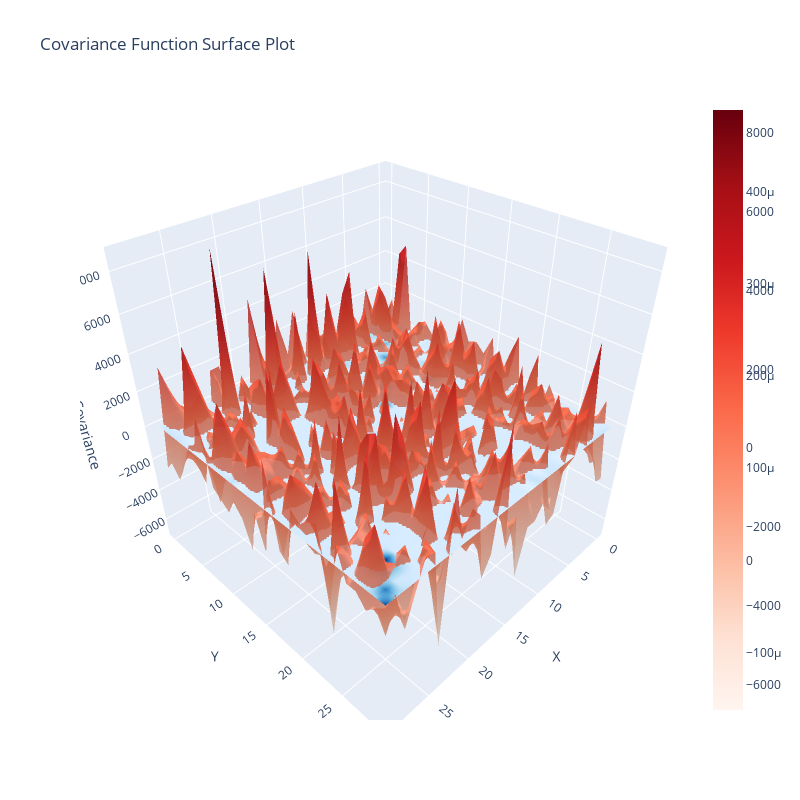
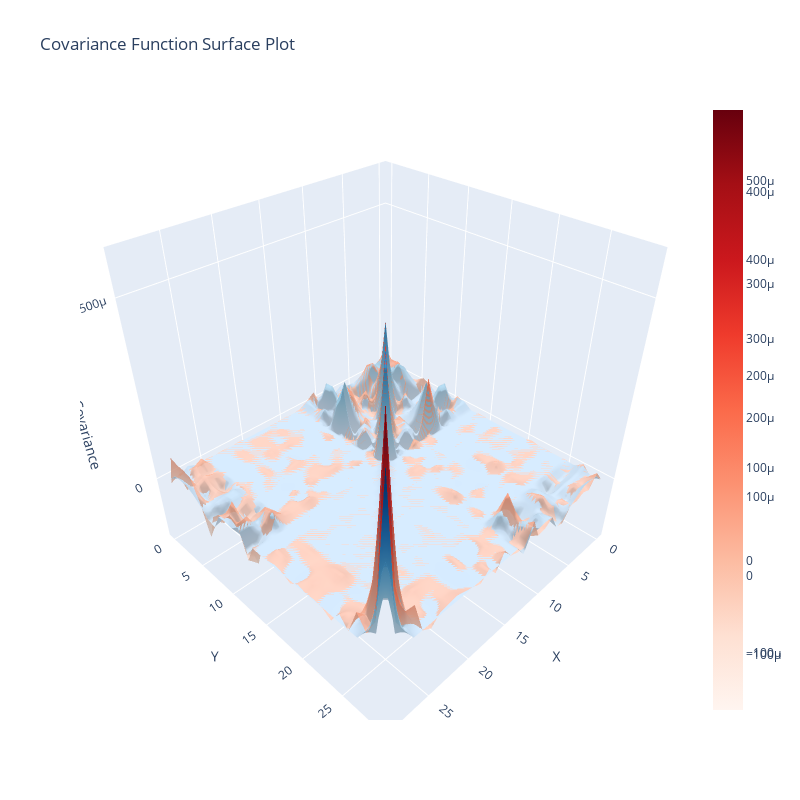

The cell these charts' notebook holds for them, in order:
### Code cell
from genrie.utils.visualization.plots import plot_covariance_surface

random_sample_id = np.random.randint(low=0, high=data.n_samples)
random_channel_id = np.random.randint(low=0, high=data.n_channels)
plot_covariance_surface(data.covmats[random_sample_id], ortho_covmats[random_sample_id])
plot_covariance_surface(data.covmats[random_sample_id], noise_covmats[random_sample_id])

### Figure 1 — Plotly figure (JSON) as saved in the notebook; plotly's stock layout.template omitted (floating-point values rounded to 4 significant figures; data arrays with more than 128 entries replaced by an {"elided": "..."} marker saying what was removed)
{"data": [{"colorscale": [[0.0, "rgb(247,251,255)"], [0.125, "rgb(222,235,247)"], [0.25, "rgb(198,219,239)"], [0.375, "rgb(158,202,225)"], [0.5, "rgb(107,174,214)"], [0.625, "rgb(66,146,198)"], [0.75, "rgb(33,113,181)"], [0.875, "rgb(8,81,156)"], [1.0, "rgb(8,48,107)"]], "name": "original covmat", "x": {"elided": "30x30 int values"}, "y": {"elided": "30x30 int values"}, "z": {"elided": "30x30 float values"}, "type": "surface"}, {"colorscale": [[0.0, "rgb(255,245,240)"], [0.125, "rgb(254,224,210)"], [0.25, "rgb(252,187,161)"], [0.375, "rgb(252,146,114)"], [0.5, "rgb(251,106,74)"], [0.625, "rgb(239,59,44)"], [0.75, "rgb(203,24,29)"], [0.875, "rgb(165,15,21)"], [1.0, "rgb(103,0,13)"]], "name": "synthetic covmat", "opacity": 0.8, "x": {"elided": "30x30 int values"}, "y": {"elided": "30x30 int values"}, "z": {"elided": "30x30 float values"}, "type": "surface"}], "layout": {"height": 800, "scene": {"xaxis": {"title": {"text": "X"}}, "yaxis": {"title": {"text": "Y"}}, "zaxis": {"title": {"text": "Covariance"}}}, "title": {"text": "Covariance Function Surface Plot"}, "width": 800}}

### Figure 2 — Plotly figure (JSON) as saved in the notebook; plotly's stock layout.template omitted (floating-point values rounded to 4 significant figures; data arrays with more than 128 entries replaced by an {"elided": "..."} marker saying what was removed)
{"data": [{"colorscale": [[0.0, "rgb(247,251,255)"], [0.125, "rgb(222,235,247)"], [0.25, "rgb(198,219,239)"], [0.375, "rgb(158,202,225)"], [0.5, "rgb(107,174,214)"], [0.625, "rgb(66,146,198)"], [0.75, "rgb(33,113,181)"], [0.875, "rgb(8,81,156)"], [1.0, "rgb(8,48,107)"]], "name": "original covmat", "x": {"elided": "30x30 int values"}, "y": {"elided": "30x30 int values"}, "z": {"elided": "30x30 float values"}, "type": "surface"}, {"colorscale": [[0.0, "rgb(255,245,240)"], [0.125, "rgb(254,224,210)"], [0.25, "rgb(252,187,161)"], [0.375, "rgb(252,146,114)"], [0.5, "rgb(251,106,74)"], [0.625, "rgb(239,59,44)"], [0.75, "rgb(203,24,29)"], [0.875, "rgb(165,15,21)"], [1.0, "rgb(103,0,13)"]], "name": "synthetic covmat", "opacity": 0.8, "x": {"elided": "30x30 int values"}, "y": {"elided": "30x30 int values"}, "z": {"elided": "30x30 float values"}, "type": "surface"}], "layout": {"height": 800, "scene": {"xaxis": {"title": {"text": "X"}}, "yaxis": {"title": {"text": "Y"}}, "zaxis": {"title": {"text": "Covariance"}}}, "title": {"text": "Covariance Function Surface Plot"}, "width": 800}}
